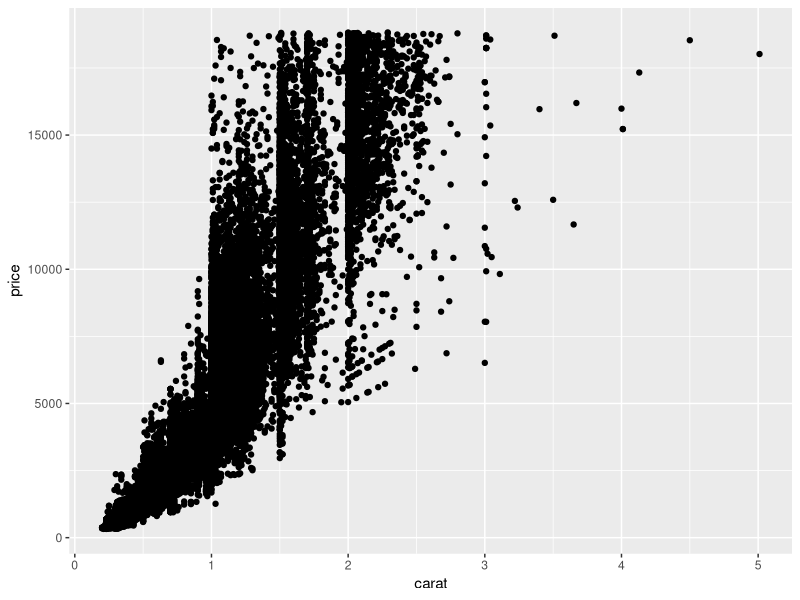
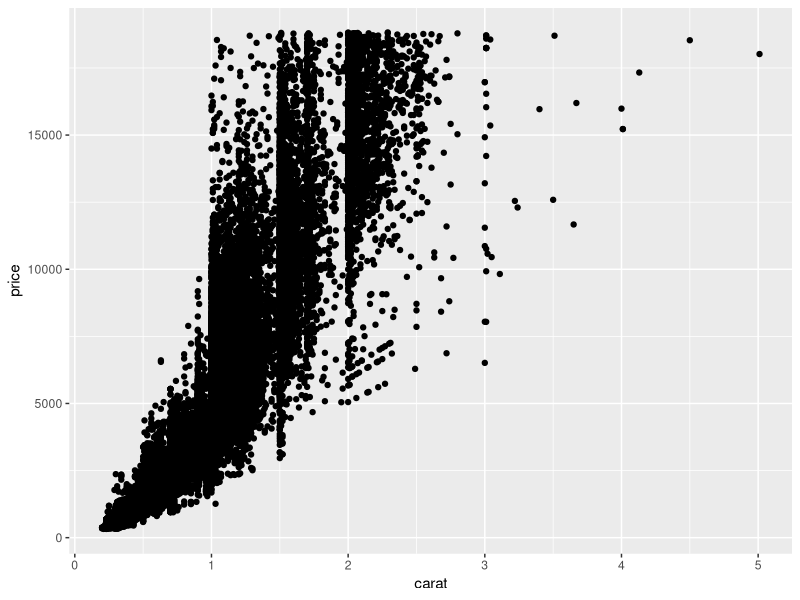
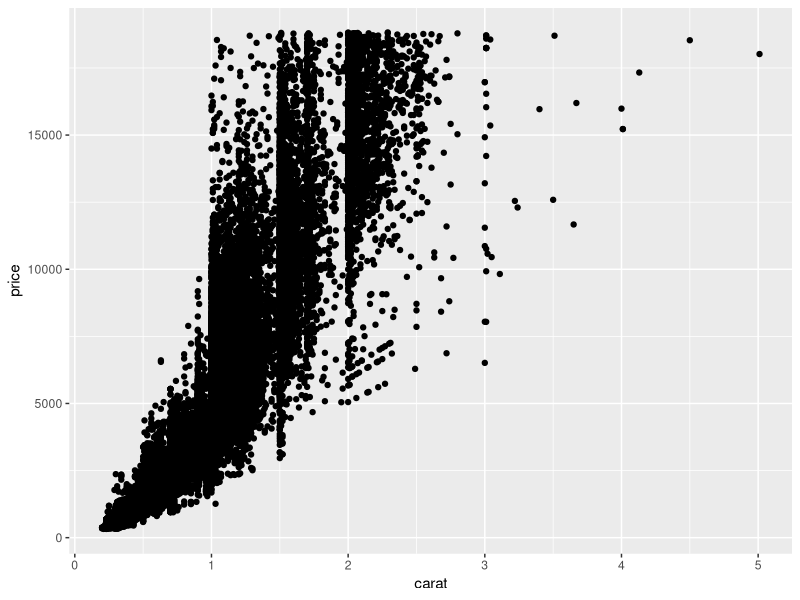
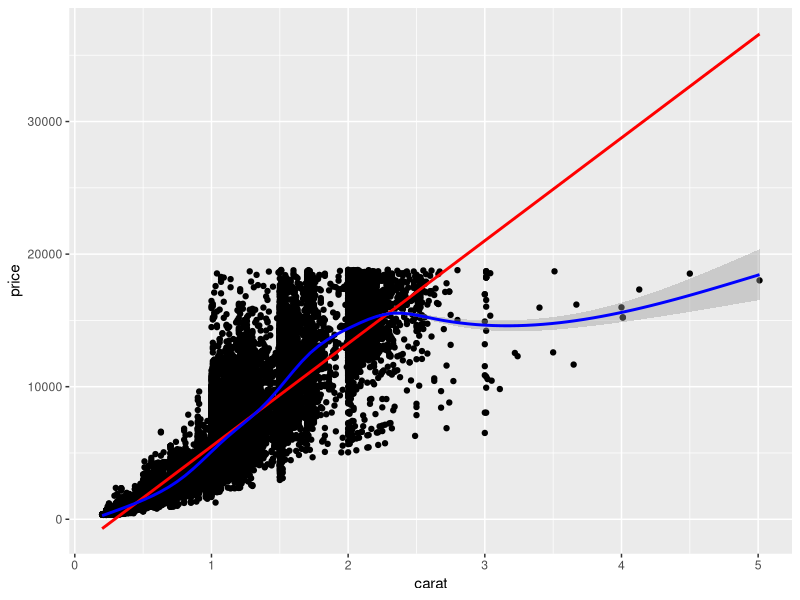
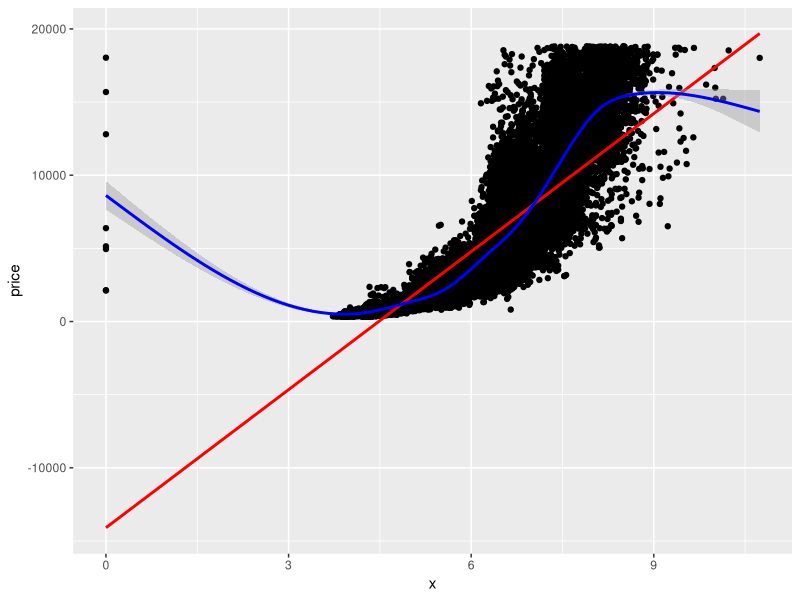

Here is the R script that generated these plots, in order:
## ---- chunk 1
average <- function(x, remove_nas) {
    return(sum(x, na.rm = remove_nas)/length(x))
}

average2 <- function(x, remove_nas = TRUE) {
    return(sum(x, na.rm = remove_nas)/length(x))
}

average3 <- function(x, remove_nas) {
    sum(x, na.rm = remove_nas)/length(x)
}
## ---- chunk 2
#| error: true

# Does throw an error
#average(c(1, 2, 3, NA))
average(c(1, 2, 3, NA), remove_nas = TRUE)

# Doesn't throw an error
average2(c(1, 2, 3, NA))
average2(c(1, 2, 3, NA), remove_nas = FALSE)
## ---- chunk 3
#| error: true
#| output: asis

average_new <- function(x, remove_nas = TRUE) {
  sum(x, na.rm = remove_nas)/length(x)
  fun_new_thing_within_function <- "Fun times!"
}

average_new(1:3)
#fun_new_thing_within_function
## ---- chunk 4
#| error: true
#| output: asis

v <- c(1,2,3)

average_new2 <- function(x, remove_nas = TRUE) {
  sum(x, na.rm = remove_nas)/length(x) + v
}


average_new2(1:3)
v <- c(4,5,6)
average_new2(1:3)
## ---- chunk 5
#| error: true
#| output: asis

v <- c(1,2,3)

average_new3 <- function(x, remove_nas = TRUE) {
  v <- v + 10 # this is not changing v outside the function...
  return(sum(x, na.rm = remove_nas)/length(x))
}

average_new3(1:3)
v
## ---- chunk 6
num_rescale <- function(x, remove_nas = TRUE) {
  return ((x - min(x)) / (max(x) - min(x)))
}

num_rescale(2:4)
num_rescale(c(-1, 0, 5))
num_rescale(-3:-1)
## ---- chunk 7
library(stringr)

phone_number <- function(x, remove_nas = TRUE) {
  number <- str_remove_all(x, "[:punct:]|\\s")
  first <- str_sub(number, 1, 3)
  mid <- str_sub(number, 4, 6)
  last <- str_sub(number, 7, 10)
  return(str_c("(", first, ") ", mid, "-", last))
  
}

phone_number(c("651-330-8661", "6516966000", "800 867 5309"))
## ---- chunk 8
#| message: false

library(tidyverse)
## ---- chunk 9
ggplot(diamonds, aes(x = carat, y = price)) + 
    geom_point()
## ---- chunk 10
#| error: true

#ggplot(aes(x = carat, y = price), diamonds) + 
    #geom_point()
## ---- chunk 11
ggplot(mapping = aes(x = carat, y = price), data = diamonds) + 
    geom_point()
## ---- chunk 12
ggplot(mapping = aes(x = carat, y = price), diamonds) + geom_point()
## ---- chunk 13
temp_convert <- function(x, temp_unit) {
  if (temp_unit == "C") {
    return((x * 9/5) + 32)
  } else if (temp_unit == "F") {
    return((x - 32) * 5/9)
  }
}

temp_convert(35, "C")
temp_convert(150, "C")
temp_convert(82, "F")
temp_convert(350, "F")
## ---- chunk 14
email_domain <- function(email) {
  valid <- str_detect(email, "\\.(?=[:alpha:][:alpha:][:alpha:])", negate = FALSE)
  if (valid) {
    domain <- sub(".*@", "", email)
    return(domain)
  }
  else {
    return("Invalid Email")
  }
}

email_domain("person@gmail.com")
email_domain("person@ooooooooo")
email_domain("person@gmail.co")
email_domain("person@macalester.edu")
## ---- chunk 15
group_means <- function(df, group_var, mean_var) {
    df |>
        group_by(group_var) |>
        summarize(mean = mean(mean_var))
}
## ---- chunk 16
#| error: true

#group_means(diamonds, group_var = cut, mean_var = carat)
## ---- chunk 17
#| error: true

#group_means(diamonds, group_var = "cut", mean_var = "carat")
## ---- chunk 18
group_means <- function(df, group_var, mean_var) {
    df |>
    group_by({{ group_var }}) |>
    summarize(mean = mean({{ mean_var }}))
}
## ---- chunk 19
group_means(diamonds, group_var = cut, mean_var = carat)
## ---- chunk 20
#| error: true

#group_means(diamonds, group_var = c(cut, color), mean_var = carat)
## ---- chunk 21
group_means <- function(df, group_var, mean_var) {
    df |>
    group_by(pick({{ group_var }})) |>
    summarize(mean = mean({{ mean_var }}))
}
## ---- chunk 22
count2 <- function(df, var1, var2) {
  df |>
    count({{var1}}, {{var2}}) 
}

count2(diamonds, cut, color)
count2(diamonds, carat, price)
## ---- chunk 23
scatter <- function(df, x, y) {
  df |>
    ggplot(aes(x = {{x}}, y = {{y}})) +
    geom_point() +
    geom_smooth(color = "red", method = "lm") +
    geom_smooth(color = "blue")
}

scatter(diamonds, carat, price)
scatter(diamonds, x, price)
